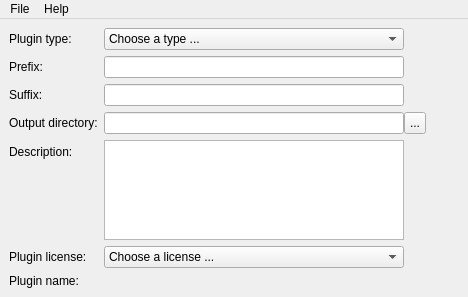
<?xml version="1.0" encoding="UTF-8"?>
<ui version="4.0">
 <class>medPluginGeneratorMainWindow</class>
 <widget class="QMainWindow" name="medPluginGeneratorMainWindow">
  <property name="geometry">
   <rect>
    <x>0</x>
    <y>0</y>
    <width>468</width>
    <height>191</height>
   </rect>
  </property>
  <property name="sizePolicy">
   <sizepolicy hsizetype="Fixed" vsizetype="Fixed">
    <horstretch>0</horstretch>
    <verstretch>0</verstretch>
   </sizepolicy>
  </property>
  <property name="windowTitle">
   <string>Plugin generator</string>
  </property>
  <property name="unifiedTitleAndToolBarOnMac">
   <bool>false</bool>
  </property>
  <widget class="QWidget" name="centralwidget">
   <layout class="QFormLayout" name="formLayout">
    <property name="fieldGrowthPolicy">
     <enum>QFormLayout::FieldsStayAtSizeHint</enum>
    </property>
    <item row="3" column="0">
     <widget class="QLabel" name="outputPathLabel">
      <property name="text">
       <string>Output directory:</string>
      </property>
      <property name="buddy">
       <cstring>pathLineEdit</cstring>
      </property>
     </widget>
    </item>
    <item row="3" column="1">
     <layout class="QHBoxLayout" name="horizontalLayout">
      <property name="spacing">
       <number>0</number>
      </property>
      <item>
       <widget class="QLineEdit" name="pathLineEdit">
        <property name="minimumSize">
         <size>
          <width>300</width>
          <height>0</height>
         </size>
        </property>
        <property name="readOnly">
         <bool>false</bool>
        </property>
       </widget>
      </item>
      <item>
       <widget class="QToolButton" name="pathToolButton">
        <property name="sizePolicy">
         <sizepolicy hsizetype="Fixed" vsizetype="Fixed">
          <horstretch>0</horstretch>
          <verstretch>0</verstretch>
         </sizepolicy>
        </property>
        <property name="maximumSize">
         <size>
          <width>22</width>
          <height>22</height>
         </size>
        </property>
        <property name="text">
         <string>...</string>
        </property>
       </widget>
      </item>
     </layout>
    </item>
    <item row="0" column="0">
     <widget class="QLabel" name="pluginTypeLabel">
      <property name="text">
       <string>Plugin type:</string>
      </property>
      <property name="buddy">
       <cstring>pluginTypeCombo</cstring>
      </property>
     </widget>
    </item>
    <item row="0" column="1">
     <widget class="QComboBox" name="pluginTypeCombo">
      <property name="minimumSize">
       <size>
        <width>300</width>
        <height>0</height>
       </size>
      </property>
      <item>
       <property name="text">
        <string>Choose a type ...</string>
       </property>
      </item>
      <item>
       <property name="text">
        <string>Data</string>
       </property>
      </item>
      <item>
       <property name="text">
        <string>Process</string>
       </property>
      </item>
      <item>
       <property name="text">
        <string>View</string>
       </property>
      </item>
     </widget>
    </item>
    <item row="1" column="0">
     <widget class="QLabel" name="prefixLabel">
      <property name="text">
       <string>Prefix:</string>
      </property>
      <property name="buddy">
       <cstring>prefixLineEdit</cstring>
      </property>
     </widget>
    </item>
    <item row="1" column="1">
     <widget class="QLineEdit" name="prefixLineEdit">
      <property name="minimumSize">
       <size>
        <width>300</width>
        <height>0</height>
       </size>
      </property>
     </widget>
    </item>
    <item row="2" column="0">
     <widget class="QLabel" name="suffixLabel">
      <property name="text">
       <string>Suffix:</string>
      </property>
      <property name="buddy">
       <cstring>suffixLineEdit</cstring>
      </property>
     </widget>
    </item>
    <item row="2" column="1">
     <widget class="QLineEdit" name="suffixLineEdit">
      <property name="minimumSize">
       <size>
        <width>300</width>
        <height>0</height>
       </size>
      </property>
     </widget>
    </item>
    <item row="4" column="1">
     <widget class="QTextEdit" name="descriptionTextEdit">
      <property name="sizePolicy">
       <sizepolicy hsizetype="Fixed" vsizetype="Preferred">
        <horstretch>0</horstretch>
        <verstretch>0</verstretch>
       </sizepolicy>
      </property>
      <property name="minimumSize">
       <size>
        <width>300</width>
        <height>100</height>
       </size>
      </property>
      <property name="maximumSize">
       <size>
        <width>300</width>
        <height>16777215</height>
       </size>
      </property>
      <property name="text">
       <string/>
      </property>
     </widget>
    </item>
    <item row="5" column="0">
     <widget class="QLabel" name="pluginLicenseLabel">
      <property name="text">
       <string>Plugin license:</string>
      </property>
      <property name="buddy">
       <cstring>pluginTypeCombo</cstring>
      </property>
     </widget>
    </item>
    <item row="5" column="1">
     <widget class="QComboBox" name="pluginLicenseCombo">
      <property name="minimumSize">
       <size>
        <width>300</width>
        <height>0</height>
       </size>
      </property>
      <item>
       <property name="text">
        <string>Choose a license ...</string>
       </property>
      </item>
      <item>
       <property name="text">
        <string>Apache</string>
       </property>
      </item>
      <item>
       <property name="text">
        <string>Artistic</string>
       </property>
      </item>
      <item>
       <property name="text">
        <string>Cecill</string>
       </property>
      </item>
      <item>
       <property name="text">
        <string>GPL</string>
       </property>
      </item>
      <item>
       <property name="text">
        <string>LGPL</string>
       </property>
      </item>
     </widget>
    </item>
    <item row="6" column="0">
     <widget class="QLabel" name="outputPluginLabel">
      <property name="text">
       <string>Plugin name:</string>
      </property>
     </widget>
    </item>
    <item row="6" column="1">
     <widget class="QLabel" name="outputNameLabel">
      <property name="sizePolicy">
       <sizepolicy hsizetype="Fixed" vsizetype="Preferred">
        <horstretch>0</horstretch>
        <verstretch>0</verstretch>
       </sizepolicy>
      </property>
      <property name="minimumSize">
       <size>
        <width>300</width>
        <height>0</height>
       </size>
      </property>
      <property name="maximumSize">
       <size>
        <width>300</width>
        <height>16777215</height>
       </size>
      </property>
      <property name="text">
       <string/>
      </property>
      <property name="scaledContents">
       <bool>true</bool>
      </property>
      <property name="alignment">
       <set>Qt::AlignRight|Qt::AlignTrailing|Qt::AlignVCenter</set>
      </property>
     </widget>
    </item>
    <item row="4" column="0">
     <widget class="QLabel" name="descriptionLabel">
      <property name="text">
       <string>Description:</string>
      </property>
     </widget>
    </item>
   </layout>
  </widget>
  <widget class="QMenuBar" name="menubar">
   <property name="geometry">
    <rect>
     <x>0</x>
     <y>0</y>
     <width>468</width>
     <height>25</height>
    </rect>
   </property>
   <widget class="QMenu" name="menuFile">
    <property name="title">
     <string>File</string>
    </property>
    <addaction name="generateAction"/>
    <addaction name="separator"/>
    <addaction name="quitAction"/>
   </widget>
   <widget class="QMenu" name="menuHelp">
    <property name="title">
     <string>Help</string>
    </property>
    <addaction name="aboutAction"/>
   </widget>
   <addaction name="menuFile"/>
   <addaction name="menuHelp"/>
  </widget>
  <action name="quitAction">
   <property name="text">
    <string>Quit</string>
   </property>
  </action>
  <action name="generateAction">
   <property name="text">
    <string>Generate</string>
   </property>
   <property name="shortcut">
    <string>Ctrl+G</string>
   </property>
  </action>
  <action name="helpContentsAction">
   <property name="text">
    <string>Help contents</string>
   </property>
  </action>
  <action name="aboutAction">
   <property name="text">
    <string>About</string>
   </property>
  </action>
 </widget>
 <resources/>
 <connections/>
</ui>
